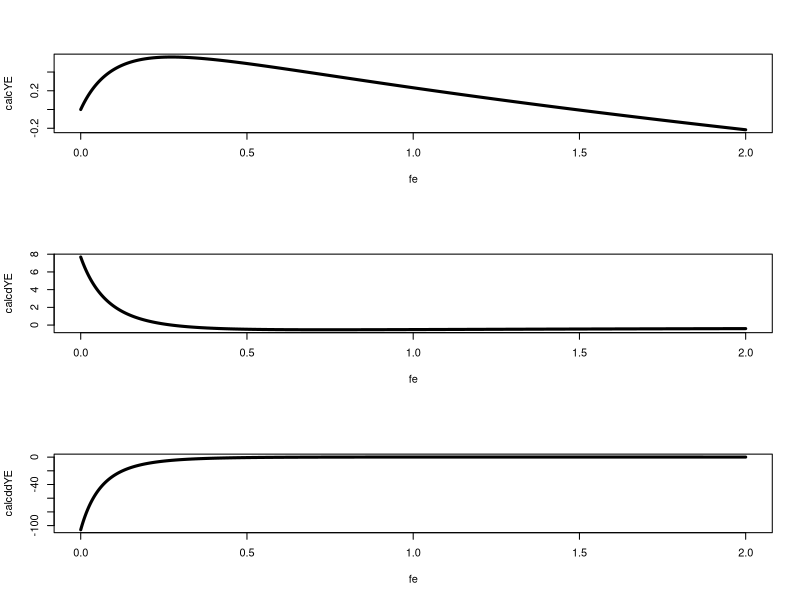
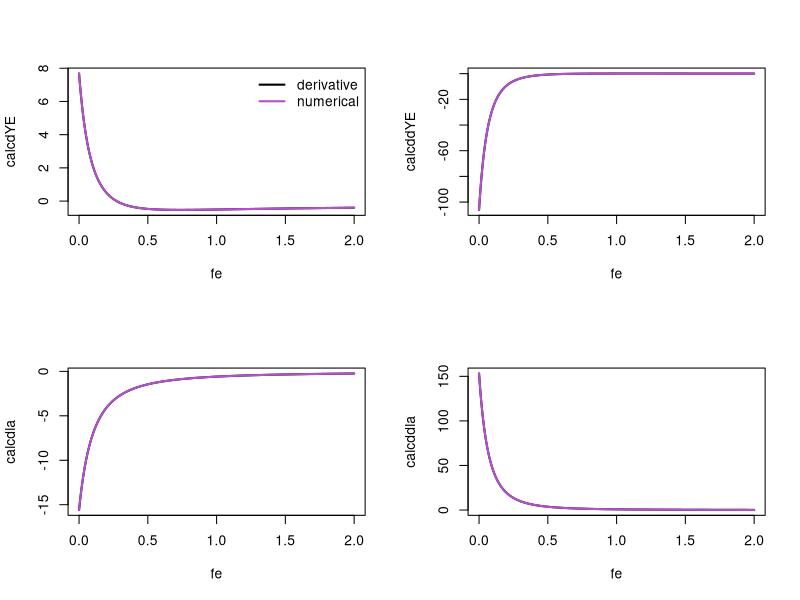
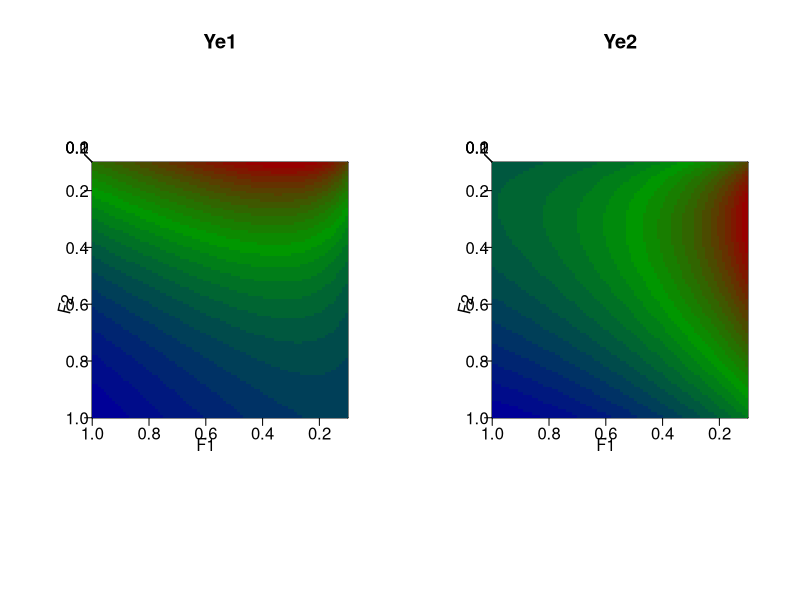
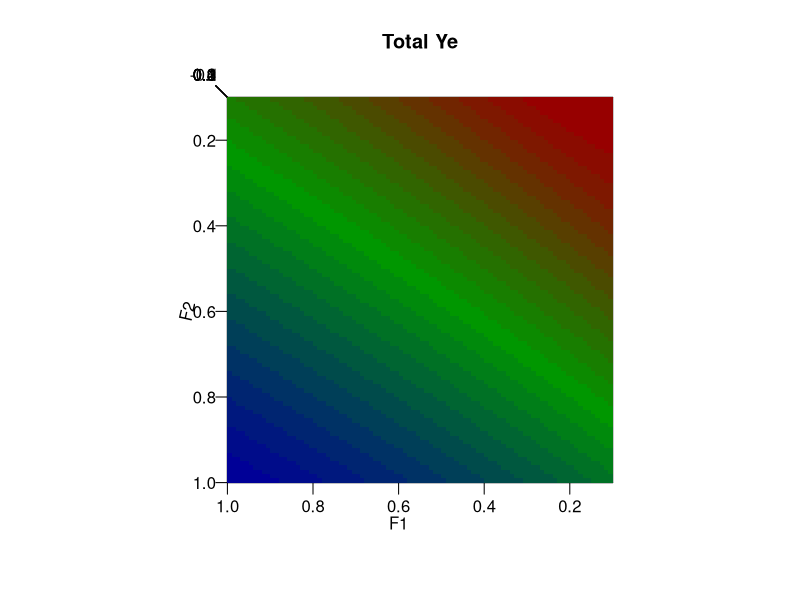
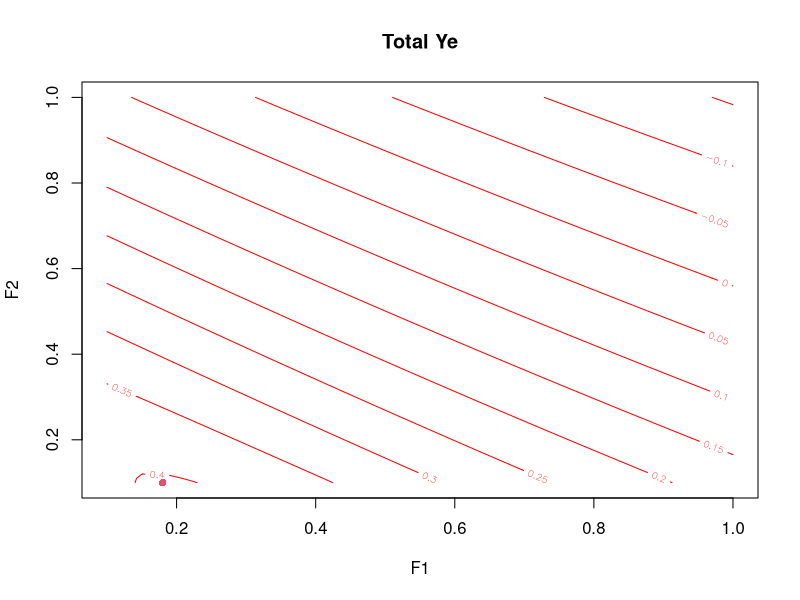
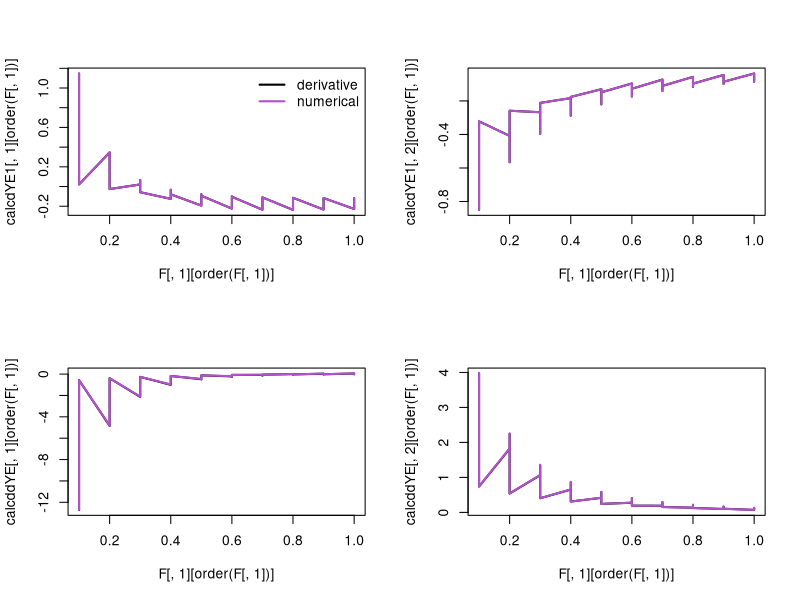
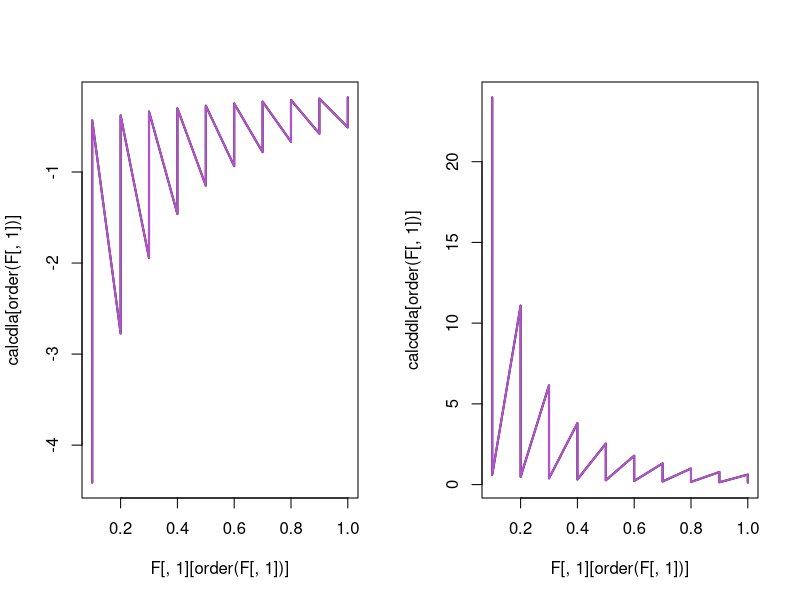
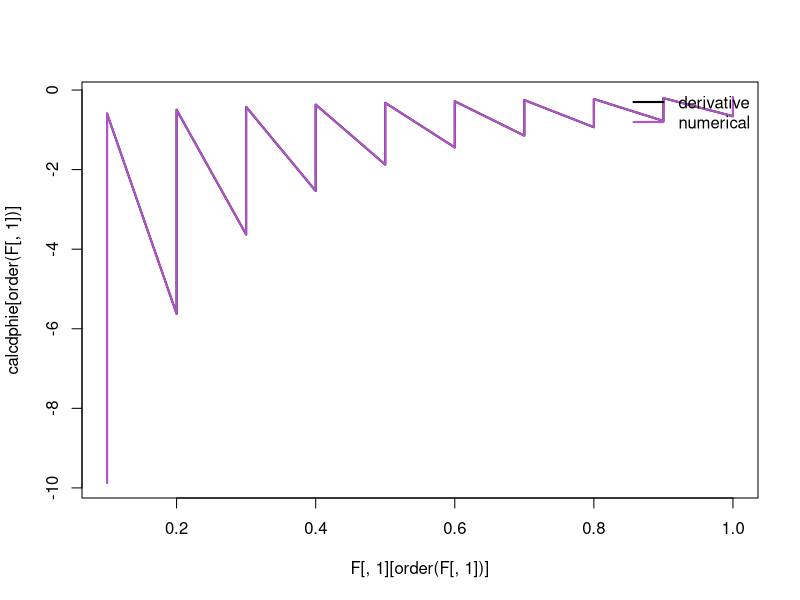

Write the R code that produced these figures, in order.
#==================================================================================================================
#testing derivatives

### single fisheroes example

msycalc<-function(F){

	Ro<-1
	kappa<-5
	m<-0.2
	fe<-F

	ages<-1:70
	Winf<-3.165797
	k<-0.2728831
	to<- -3.2193539
	wa<-Winf*(1-exp(-k*(ages-to)))^3
	#wa<-c(1.0121,1.3858,1.725,2.0174,2.2609,2.4589,2.6171)
	
	f50<-2.0273497
	fsd<-0.4020049
	fa<-(1/(1+exp(-(ages-f50)/fsd)))*wa
	#fa<-c(0.07205217,0.48300621,0.91831884,0.99266382,0.99938078,0.99995933,1.00000000)
	
	v50<-2.9485810
	vsd<-0.5660189
	
	va<-(1/(1+exp(-(ages-v50)/vsd)))
	#va<-c(0.0041512,0.084884,0.60249,0.8,0.9,1,1)

	za <- m + fe * va
	sa <- exp(-za)
	oa <- 1-sa

	la<-NULL
	lx<-NULL
	la[1]<-1
	lx[1]<-1


	for(i in 2:(length(ages)))
	{
		la[i]<- la[i-1]* sa[i-1]
		lx[i]<- lx[i-1]* exp(-m)
	}
	LA<-la[length(ages)]
	la[length(ages)]<-la[length(ages)]/(oa[length(ages)])
	lx[length(ages)]<-lx[length(ages)]/(1-exp(-m))
		
	phiE<-sum(fa*lx)
	phie<-sum(fa*la)
	
	Re<-Ro*(kappa-phiE/phie)/(kappa-1)
	
	qa<- va*wa*oa/za

	phiq<-sum(la*qa)
	
	Ye<-fe*Re*phiq	

	#calculate derivatives

	#recruitment
	dla.dfe<-NULL

	dla.dfe[1]<-0

	for(i in 2:(length(ages)))
	{
		dla.dfe[i] <- dla.dfe[i-1]*sa[i-1] - la[i-1]*va[i-1]*sa[i-1]		
	}
	dLA.dfe<-dla.dfe[length(ages)]
	dla.dfe[length(ages)] <- dLA.dfe/oa[length(ages)] - LA*va[length(ages)]*sa[length(ages)]/(oa[length(ages)])^2


	dphie.dfe<- sum(fa*dla.dfe)

	dRe.dfe<- (dphie.dfe*Ro*phiE)/(phie^2*(kappa-1))

	#incidence functions

	dphiq.dfe<- sum(dla.dfe*qa+la*va^2*sa*wa/za-la*va^2*oa*wa/za^2)
	
	dYe.dfe<-Re*phiq+fe*Re*dphiq.dfe+fe*phiq*dRe.dfe

	#calculate second derivatives

	#recruitment

	ddla.ddfe<-NULL

	ddla.ddfe[1]<-0

	for(i in 2:(length(ages)))
	{
		ddla.ddfe[i] <- (ddla.ddfe[i-1] + la[i-1]*va[i-1]^2 - 2*dla.dfe[i-1]*va[i-1])*sa[i-1]		
	}
	ddLA.ddfe <- ddla.ddfe[length(ages)] 
	ddla.ddfe[length(ages)] <-  LA * (va[length(ages)])^2 * sa[length(ages)]    / ( oa[length(ages)]^2 )
							- 2 * dLA.dfe * va[length(ages)] * sa[length(ages)] / ( oa[length(ages)]^2 )
							+ ddLA.ddfe / oa[length(ages)] 
							+  2 * LA * (va[length(ages)])^2 * (sa[length(ages)])^2 /(oa[length(ages)]^3)
							
	ddphie.ddfe<- sum(fa*ddla.ddfe)

	ddRe.ddfe<- (phie* ddphie.ddfe - 2*dphie.dfe^2)*Ro*phiE/(phie^3*(kappa-1))

	#incidence functions

	ddphiq.ddfe<- sum(-la*va^3*sa*wa/za+2*dla.dfe*va^2*sa*wa/za-2*la*va^3*sa*wa/za^2
		+ddla.ddfe*qa-2*dla.dfe*va*qa/za+2*la*va^2*qa/za^2)


	ddYe.ddfe<- fe*phiq*ddRe.ddfe+2*fe*dphiq.dfe*dRe.dfe+2*phiq*dRe.dfe+fe*Re*ddphiq.ddfe+2*Re*dphiq.dfe

	return(list(F=fe,Ye=Ye, dYe.dfe=dYe.dfe,ddYe.ddfe=ddYe.ddfe, la=la, dla.dfe=dla.dfe, ddla.ddfe=ddla.ddfe))

}
msycalc(.3)

fe<-seq(0,2,0.0001)
calcYE<-NULL
calcdYE<-NULL
calcddYE<-NULL



for( a in 1:length(fe))
{
	result<-msycalc(fe[a])
	
	calcYE[a]<-result$Ye
	calcdYE[a]<-result$dYe.dfe
	calcddYE[a]<-result$ddYe.ddfe
	
}


par(mfrow=c(3,1))
plot(fe,calcYE,lwd=3,type="l")
plot(fe,calcdYE,lwd=3,type="l")
plot(fe,calcddYE,lwd=3,type="l")

which.max(calcYE)
which.min(abs(calcdYE))

calcYE[which.min(abs(calcdYE))]
fe[which.min(abs(calcdYE))]


Fstar<-0.1

#newton method
for(ct in 1:100)
{
	Fstar<- Fstar -  msycalc(Fstar)$dYe.dfe/msycalc(Fstar)$ddYe.ddfe
	print(Fstar)
}




numdYE<-NULL
calcdYE<-NULL
numddYE<-NULL
calcddYE<-NULL
calcdla<-NULL
numdla<-NULL
calcddla<-NULL
numddla<-NULL

fe<-seq(0,2,0.001)
h<-0.00001


for( a in 1:length(fe))
{
	result<-msycalc(fe[a])
	
	calcdYE[a]<-result$dYe.dfe
	
	numdYE[a]<-((msycalc(fe[a]+h)$Ye-msycalc(fe[a])$Ye)/h+ (msycalc(fe[a])$Ye-msycalc(fe[a]-h)$Ye)/h)/2

	calcddYE[a]<-result$ddYe.ddfe

	numddYE[a]<-(msycalc(fe[a]+2*h)$Ye - 2*msycalc(fe[a]+h)$Ye + msycalc(fe[a])$Ye)/h^2

	calcdla[a]<-sum(result$dla.dfe)

	numdla[a]<-sum(((msycalc(fe[a]+h)$la - msycalc(fe[a])$la)/h + (msycalc(fe[a])$la - msycalc(fe[a]-h)$la)/h)/2)

	calcddla[a]<-sum(result$ddla.ddfe)

	numddla[a]<-sum((msycalc(fe[a]+ h)$la - 2*msycalc(fe[a])$la + msycalc(fe[a]-h)$la)/h^2)
}

par(mfrow=c(2,2))
plot(fe,calcdYE, type="l", lwd=2)
lines(fe,numdYE, lwd=2, col="mediumorchid3" )
legend("topright", c("derivative", "numerical"),  col = c("black","mediumorchid3") , lwd =2, pch = NULL, bty = "n")
plot(fe,calcddYE, type="l", lwd=2)
lines(fe,numddYE,  lwd=2, col="mediumorchid3" )
plot(fe,calcdla, type="l", lwd=2)
lines(fe,numdla, lwd=2, col="mediumorchid3" )
plot(fe,calcddla, type="l", lwd=2)
lines(fe,numddla,  lwd=2, col="mediumorchid3" )


##wa<-c(1.0121,1.3858,1.725,2.0174,2.2609,2.4589,2.6171,2.6171,2.6171,2.6171)
##
##fx<-function(param){
##	Winf<-param[1]
##	k<-param[2]
##	to<-param[3]
##	wt<-Winf*(1-exp(-k*(1:7-to)))^3
##	wa<-c(1.0121,1.3858,1.725,2.0174,2.2609,2.4589,2.6171)
##	return(sum((wt-wa)^2))}
##
##fx(c(5,0.1,-1))
##
##(result<-optim(c(10,0.4,0), fx))
##
##Winf<-result$par[1]
##k<-result$par[2]
##to<-result$par[3]
##wt<-Winf*(1-exp(-k*(1:7-to)))^3
##
##plot(1:7,c(1.0121,1.3858,1.725,2.0174,2.2609,2.4589,2.6171))
##lines(1:7,wt, lwd=2)
##
##
##fx1<-function(param){
##	f50<-param[1]
##	fsd<-param[2]
##	ft<-(1/(1+exp(-(1:7-f50)/fsd)))
##	fa<-c(0.07205217,0.48300621,0.91831884,0.99266382,0.99938078,0.99995933,1.00000000)
##	return(sum((ft-fa)^2))}
##
##fx1(c(2,1))
##
##(result<-optim(c(2,1), fx1))
##
##fx2<-function(param){
##	v50<-param[1]
##	vsd<-param[2]
##	vt<-(1/(1+exp(-(1:7-v50)/vsd)))
##	va<-c(0.0041512,0.084884,0.60249,0.8,0.9,1,1)
##	return(sum((vt-va)^2))}
##
##fx2(c(2,1))
##
##(result<-optim(c(2.5,.5), fx2))
##v50<-result$par[1]
##vsd<-result$par[2]
##vt<-(1/(1+exp(-(1:7-v50)/vsd)))
##plot(1:7,c(0.0041512,0.084884,0.60249,0.8,0.9,1,1))
##lines(1:7,vt, lwd=2)



#==================================================================================================================
#testing derivatives

### two or more fisheries example
F<-expand.grid(seq(0.1,1,0.01),seq(0.1,1,0.01))


msycalc2<-function(F){

	Ro<-1
	kappa<-10
	m<-0.2
	fe<-F

	ages<-1:70
	Winf<-3.165797
	k<-0.2728831
	to<- -.7
	wa<-Winf*(1-exp(-k*(ages-to)))^3
	
	
	f50<-2.0273497
	fsd<-0.4020049
	fa<-(1/(1+exp(-(ages-f50)/fsd)))*wa
	
	
	v501<-2.9485810
	vsd1<-0.5660189
	va1<-(1/(1+exp(-(ages-v501)/vsd1)))
	
	a2<-0.7
	b2<-7
	gamma2<-0.5
	va2<- (1/(1-gamma2))*(((1-gamma2)/gamma2)^gamma2)*(exp(a2*gamma2*(b2-ages))/(1+exp(a2*(b2-ages))))


	va<-cbind(va1,va2)

	#matplot(va)	

	za <- m
	for(n in 1:(ncol(fe))){
		za <- za + fe[,n] * va[,n]		
	}
	
	sa <- exp(-za)
	oa <- 1-sa

	la<-NULL
	lx<-NULL
	la[1]<-1
	lx[1]<-1

	for(i in 2:(length(ages)))
	{
		la[i]<- la[i-1]* sa[i-1]
		lx[i]<- lx[i-1]* exp(-m)
	}

	LA<-la[length(ages)]
	la[length(ages)]<-la[length(ages)]/(oa[length(ages)])
	lx[length(ages)]<-lx[length(ages)]/(1-exp(-m))
		
	phiE<-sum(fa*lx)
	phie<-sum(fa*la)
	
	Re<-Ro*(kappa-phiE/phie)/(kappa-1)
	
	qa<-matrix(NA,ncol=ncol(fe),nrow=length(ages))
	phiq<-matrix(NA,ncol=ncol(fe))
	Ye<-matrix(NA,ncol=ncol(fe))

	for(n in 1:(ncol(fe))){
		qa[,n]<- va[,n]*wa*oa/za
		phiq[,n]<-sum(la*qa[,n])
		Ye[,n]<-fe[,n]*Re*phiq[,n]	
	}

	#calculate derivatives

	#recruitment


	dla.dfe<- matrix(NA,ncol=ncol(fe),nrow=length(ages))
	dla.dfe[1,]<-0
	for(n in 1:(ncol(fe))){
		for(i in 2:(length(ages)))
		{
			dla.dfe[i,n] <- dla.dfe[i-1,n]*sa[i-1] - la[i-1]*va[i-1,n]*sa[i-1]		
		}
	}
	dLA.dfe<-dla.dfe[length(ages),]
	#dla.dfe[length(ages),] <- dLA.dfe/oa[length(ages)] - dla.dfe[i-1,]*va[length(ages),]*sa[length(ages)]/(oa[length(ages)])^2
	
	dla.dfe[length(ages),] <- dLA.dfe/oa[length(ages)] - LA*va[length(ages),]*sa[length(ages)]/(oa[length(ages)])^2
	
	

	dphie.dfe<- matrix(NA,ncol=ncol(fe),nrow=1)
	dRe.dfe<- matrix(NA,ncol=ncol(fe),nrow=1)


	for(n in 1:ncol(fe)){
		dphie.dfe[,n]<- sum(fa*dla.dfe[,n])
		dRe.dfe[,n]<- (dphie.dfe[,n]*Ro*phiE)/((kappa-1)*phie^2)
	}
		#incidence functions
	
	dqa.dfe<- list(matrix(NA,ncol=ncol(fe),nrow=length(ages)),matrix(NA,ncol=ncol(fe),nrow=length(ages)))
	dphiq.dfe<- matrix(NA,ncol=ncol(fe),nrow=ncol(fe))
	dYe.dfe<- matrix(NA,ncol=ncol(fe),nrow=ncol(fe))

	for(n in 1:ncol(fe)){
		for(nn in 1:ncol(fe)){

			if(n==nn){
				dqa.dfe[[n]][,nn]<- (va[,n]^2*wa)/za * (sa-oa/za)
				dphiq.dfe[n,nn]<- sum(qa[,n]*dla.dfe[,n]+dqa.dfe[[n]][,nn]*la)
				dYe.dfe[n,nn]<-Re*phiq[,n]+fe[,n]*Re*dphiq.dfe[n,nn]+fe[,n]*phiq[,n]*dRe.dfe[,n]

			} else{
				dqa.dfe[[n]][,nn]<- (va[,n]*va[,nn]*wa)/za * (sa-oa/za)
				dphiq.dfe[n,nn]<- sum(qa[,n]*dla.dfe[,nn]+dqa.dfe[[n]][,nn]*la)
				dYe.dfe[n,nn]<- fe[,n]*Re*dphiq.dfe[n,nn]+fe[,n]*phiq[,n]*dRe.dfe[,nn]
			}			
		
		}
		
	}
	
	
	#calculate second derivatives

	#recruitment

	ddla.ddfe<-matrix(NA,ncol=ncol(fe),nrow=length(ages))
	ddphie.ddfe<-matrix(NA,ncol=ncol(fe),nrow=1)
	ddRe.ddfe<-matrix(NA,ncol=ncol(fe),nrow=1)

	ddla.ddfe[1,]<-0
	
	for(n in 1:(ncol(fe))){
		for(i in 2:(length(ages)))
		{
			ddla.ddfe[i,n] <- (ddla.ddfe[i-1,n] + la[i-1]*va[i-1,n]^2 - 2*dla.dfe[i-1,n]*va[i-1,n])*sa[i-1]		
		}
	}
	
	ddLA.ddfe <- ddla.ddfe[length(ages),] 

	ddla.ddfe[length(ages),] <- (ddLA.ddfe / oa[length(ages)]
								+ LA * (va[length(ages),])^2 * sa[length(ages)]    / ( oa[length(ages)]^2 )
								+ 2 * LA * (va[length(ages),])^2 * (sa[length(ages)])^2 /( oa[length(ages)]^3 )
								- 2 * dLA.dfe * va[length(ages),] * sa[length(ages)] / ( oa[length(ages)]^2 ))
								 
								
	for(n in 1:(ncol(fe))){	
		ddphie.ddfe[,n]<- sum(fa*ddla.ddfe[,n])

		ddRe.ddfe[,n]<- (phie* ddphie.ddfe[,n] - 2*dphie.dfe[,n]^2)*Ro*phiE/(phie^3*(kappa-1))
	}					
	

	

	#incidence functions
	ddqa.ddfe<- list(matrix(NA,ncol=ncol(fe),nrow=length(ages)),matrix(NA,ncol=ncol(fe),nrow=length(ages)))

	ddphiq.ddfe<-matrix(NA,ncol=ncol(fe),nrow=ncol(fe))

	for(n in 1:(ncol(fe))){
		for(nn in 1:(ncol(fe))){

			if(n==nn)
			{
				ddqa.ddfe[[n]][,nn]<- (va[,n]^3*sa*wa/za)*(-sa-2*sa/za+2*oa/za^2)

				
			}else{ 
				ddqa.ddfe[[n]][,nn]<- (va[,n]*va[,nn]^2*sa*wa/za)*(-sa-2*sa/za+2*oa/za^2)

			}
				ddphiq.ddfe[n,nn]<- sum(la*ddqa.ddfe[[n]][,nn]+2*dla.dfe[,nn]*dqa.dfe[[n]][,nn]+qa[,n]*ddla.ddfe[,nn])
		}
	}

	ddYe.ddfe<-matrix(NA,ncol=ncol(fe),nrow=ncol(fe))
	for(n in 1:(ncol(fe))){
		for(nn in 1:(ncol(fe))){
			if(n==nn)
			{
				ddYe.ddfe[n,nn]<- fe[,n]*phiq[,n]*ddRe.ddfe[,n]+2*fe[,n]*dphiq.dfe[n,nn]*dRe.dfe[,n]+2*phiq[,n]*dRe.dfe[,n]+fe[,n]*Re*ddphiq.ddfe[n,nn]+2*Re*dphiq.dfe[n,nn]
			}else{
				ddYe.ddfe[n,nn]<- fe[,n]*phiq[,n]*ddRe.ddfe[,nn]+2*fe[,n]*dphiq.dfe[n,nn]*dRe.dfe[,nn]+fe[,n]*Re*ddphiq.ddfe[n,nn]
			}
		}
	}
	return(list(F=fe,Ye=Ye, dYe.dfe=dYe.dfe,ddYe.ddfe=ddYe.ddfe, la=la, dla.dfe=dla.dfe, ddla.ddfe=ddla.ddfe,phie=phie,dphie.dfe=dphie.dfe,dqa.dfe=dqa.dfe))

}

F<-matrix(c(0.15,0.2),ncol=2)
msycalc2(F)

F<-expand.grid(seq(0.1,1,0.01),seq(0.1,1,0.01))

calcYE<-matrix(NA,ncol=ncol(F),nrow=nrow(F))
calcdYE<-matrix(NA,ncol=ncol(F),nrow=nrow(F))
calcddYE<-matrix(NA,ncol=ncol(F),nrow=nrow(F))



for( a in 1:nrow(F))
{
	result<-msycalc2(F[a,])
	
	calcYE[a,]<-result$Ye
	calcdYE[a,]<-diag(result$dYe.dfe)
	calcddYE[a,]<-diag(result$ddYe.ddfe)
	
}



x <- unique(F[,1])
y <- unique(F[,2])
z <- matrix(calcYE[,1],nrow=length(x),ncol=length(y))

z2 <- matrix(calcYE[,2],nrow=length(x),ncol=length(y))

nrz <- nrow(z)
ncz <- ncol(z)
# Create a function interpolating colors in the range of specified colors
jet.colors <- colorRampPalette( c("blue", "green","red") )
# Generate the desired number of colors from this palette
nbcol <- 25
color <- jet.colors(nbcol)
# Compute the z-value at the facet centres
zfacet <- z[-1, -1] + z[-1, -ncz] + z[-nrz, -1] + z[-nrz, -ncz]
zfacet2 <- z2[-1, -1] + z2[-1, -ncz] + z2[-nrz, -1] + z2[-nrz, -ncz]
# Recode facet z-values into color indices
facetcol <- cut(zfacet, nbcol)
facetcol2 <- cut(zfacet2, nbcol)

par(mfrow=c(1,2))
persp(x=x, y, z, theta = 180, phi = 90, ltheta = 70, shade = 0.75, ticktype = "detailed",
      xlab = "F1", ylab = "F2", zlab = " ",expand = 0, col=color[facetcol],border = NA,main="Ye1")

persp(x=x, y, z2, theta = 180, phi = 90, ltheta = 70, shade = 0.75, ticktype = "detailed",
      xlab = "F1", ylab = "F2", zlab = " ",expand = 0, col=color[facetcol2],border = NA,main="Ye2")



zt<-z+z2
zfacet_t <- zt[-1, -1] + zt[-1, -ncz] + zt[-nrz, -1] + zt[-nrz, -ncz]
facetcol_t <- cut(zfacet_t, nbcol)

par(mfrow=c(1,1))
persp(x=x, y, zt, theta = 180, phi = 90, ltheta = 70, shade = 0.75, ticktype = "detailed",
      xlab = "F1", ylab = "F2", zlab = " ",expand = 0, col=color[facetcol_t],border = NA,main="Total Ye")

contour(x, y, zt, nlevels = 10,main="Total Ye",xlab = "F1", ylab = "F2",col=color[facetcol_t])
Yemax= c(as.vector(F[which(apply(calcYE,1,sum)==max(abs(zt))),], mode ="numeric"),max(abs(zt)))
points(Yemax[1], Yemax[2], col = 2, pch = 16)


#===============================================================================================================
#numerical approximation of derivatives

F<-expand.grid(seq(0.1,1,0.1),seq(0.1,1,0.1))
h<-0.00001

numdYE1<-matrix(NA,ncol=2,nrow=nrow(F))
calcdYE1<-matrix(NA,ncol=2,nrow=nrow(F))

numddYE<-matrix(NA,ncol=2,nrow=nrow(F))
calcddYE<-matrix(NA,ncol=2,nrow=nrow(F))

numdphie<-NULL
calcdphie<-NULL

calcdla<-NULL
numdla<-NULL
calcddla<-NULL
numddla<-NULL


#just for the derivatives with respect to f1
for( a in 1:nrow(F))
{
	result<-msycalc2(F[a,])

	F1hp<- F[a,]
	F1hp[,1] <- F1hp[,1]+h

	F1hm<- F[a,]
	F1hm[,1] <- F1hm[,1]-h

	
	calcdYE1[a,]<-result$dYe.dfe[,1]
	
	#numdYE1[a,]<-((msycalc2(F1hp)$Ye-msycalc2(F[a,])$Ye)/h+ (msycalc2(F[a,])$Ye-msycalc2(F1hm)$Ye)/h)/2
	numdYE1[a,]<-(msycalc2(F1hp)$Ye-msycalc2(F1hm)$Ye)/(2*h)

	calcddYE[a,]<-(result$ddYe.ddfe[,1])

	numddYE[a,]<- ((msycalc2(F1hp)$Ye - 2*msycalc2(F[a,])$Ye + msycalc2(F1hm)$Ye)/h^2)

	calcdla[a]<-sum(result$dla.dfe[,1])

	numdla[a]<-sum((msycalc2(F1hp)$la  - msycalc2(F1hm)$la)/(2*h))

	calcddla[a]<-sum(result$ddla.ddfe[,1])

	numddla[a]<-sum((msycalc2(F1hp)$la - 2*msycalc2(F[a,])$la + msycalc2(F1hm)$la)/h^2)

	calcdphie[a]<-result$dphie[,1]
	
	numdphie[a]<-(msycalc2(F1hp)$phie-msycalc2(F1hm)$phie)/(2*h)

}

par(mfrow=c(2,2))
plot(F[,1][order(F[,1])],calcdYE1[,1][order(F[,1])], type="l", lwd=2)
lines(F[,1][order(F[,1])],numdYE1[,1][order(F[,1])], lwd=2, col="mediumorchid3", type="l")
legend("topright", c("derivative", "numerical"),  col = c("black","mediumorchid3") , lwd =2, pch = NULL, bty = "n")

plot(F[,1][order(F[,1])],calcdYE1[,2][order(F[,1])], type="l", lwd=2)
lines(F[,1][order(F[,1])],numdYE1[,2][order(F[,1])], lwd=2, col="mediumorchid3" )
#plot(F[,2],calcdYE1[,2], type="l", lwd=2)
#lines(F[,2],numdYE1[,2], lwd=2, col="mediumorchid3" )



plot(F[,1][order(F[,1])],calcddYE[,1][order(F[,1])], type="l", lwd=2)
lines(F[,1][order(F[,1])],numddYE[,1][order(F[,1])],  lwd=2, col="mediumorchid3" )

plot(F[,1][order(F[,1])],calcddYE[,2][order(F[,1])], type="l", lwd=2)
lines(F[,1][order(F[,1])],numddYE[,2][order(F[,1])],  lwd=2, col="mediumorchid3" )

#plot(F[,2],calcddYE[,2], type="l", lwd=2)
#lines(F[,2],numddYE[,2],  lwd=2, col="mediumorchid3" )



par(mfrow=c(1,2))
plot(F[,1][order(F[,1])],calcdla[order(F[,1])], type="l", lwd=2)
lines(F[,1][order(F[,1])],numdla[order(F[,1])], lwd=2, col="mediumorchid3" )
plot(F[,1][order(F[,1])],calcddla[order(F[,1])], type="l", lwd=2)
lines(F[,1][order(F[,1])],numddla[order(F[,1])],  lwd=2, col="mediumorchid3" )

par(mfrow=c(1,1))
plot(F[,1][order(F[,1])],calcdphie[order(F[,1])], type="l", lwd=2)
lines(F[,1][order(F[,1])],numdphie[order(F[,1])], lwd=2, col="mediumorchid3" )
legend("topright", c("derivative", "numerical"),  col = c("black","mediumorchid3") , lwd =2, pch = NULL, bty = "n")


F<-matrix(c(0.15,0.2),ncol=2)
result<-msycalc2(F)

	F1hp<- F
	F1hp[,1] <- F1hp[,1]+h

	F1hm<- F
	F1hm[,1] <- F1hm[,1]-h


calcdla<-(result$dla.dfe)

numdla<-((msycalc2(F1hp)$la  - msycalc2(F1hm)$la)/(2*h))

calcddla<-(result$ddla.ddfe)

numddla<-((msycalc2(F1hp)$la - 2*msycalc2(F)$la + msycalc2(F1hm)$la)/h^2)


par(mfrow=c(1,1))
plot(1:70,calcdla[,1], type="l", lwd=2)
lines(1:70,numdla, lwd=2, col="mediumorchid3" )

rbind()
